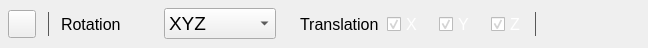
<?xml version="1.0" encoding="UTF-8"?>
<ui version="4.0">
 <class>GraphicalTransformationDlg</class>
 <widget class="QDialog" name="GraphicalTransformationDlg">
  <property name="geometry">
   <rect>
    <x>0</x>
    <y>0</y>
    <width>648</width>
    <height>48</height>
   </rect>
  </property>
  <property name="sizePolicy">
   <sizepolicy hsizetype="Minimum" vsizetype="Preferred">
    <horstretch>0</horstretch>
    <verstretch>0</verstretch>
   </sizepolicy>
  </property>
  <property name="maximumSize">
   <size>
    <width>648</width>
    <height>48</height>
   </size>
  </property>
  <property name="windowTitle">
   <string>Graphical Transformation</string>
  </property>
  <property name="styleSheet">
   <string notr="true">QDialog{border:0; background-color: #2B2B2B; border: 1px solid #585858; border-radius:2px;};</string>
  </property>
  <layout class="QHBoxLayout" name="horizontalLayout_6">
   <property name="spacing">
    <number>24</number>
   </property>
   <property name="leftMargin">
    <number>8</number>
   </property>
   <property name="topMargin">
    <number>6</number>
   </property>
   <property name="rightMargin">
    <number>8</number>
   </property>
   <property name="bottomMargin">
    <number>6</number>
   </property>
   <item>
    <layout class="QHBoxLayout" name="horizontalLayout_5">
     <property name="spacing">
      <number>12</number>
     </property>
     <item>
      <layout class="QHBoxLayout" name="horizontalLayout_2">
       <property name="spacing">
        <number>12</number>
       </property>
       <item>
        <widget class="QToolButton" name="pauseButton">
         <property name="sizePolicy">
          <sizepolicy hsizetype="Minimum" vsizetype="Preferred">
           <horstretch>0</horstretch>
           <verstretch>0</verstretch>
          </sizepolicy>
         </property>
         <property name="minimumSize">
          <size>
           <width>28</width>
           <height>28</height>
          </size>
         </property>
         <property name="maximumSize">
          <size>
           <width>28</width>
           <height>28</height>
          </size>
         </property>
         <property name="toolTip">
          <string>Pause segmentation</string>
         </property>
         <property name="statusTip">
          <string>Pause transformation (allow rotation/panning of 3D view)</string>
         </property>
         <property name="text">
          <string/>
         </property>
         <property name="iconSize">
          <size>
           <width>28</width>
           <height>28</height>
          </size>
         </property>
         <property name="checkable">
          <bool>true</bool>
         </property>
         <property name="checked">
          <bool>false</bool>
         </property>
         <property name="autoRaise">
          <bool>false</bool>
         </property>
        </widget>
       </item>
       <item>
        <widget class="QLabel" name="label_3">
         <property name="minimumSize">
          <size>
           <width>1</width>
           <height>0</height>
          </size>
         </property>
         <property name="maximumSize">
          <size>
           <width>1</width>
           <height>24</height>
          </size>
         </property>
         <property name="styleSheet">
          <string notr="true">background-color: rgb(88, 88, 88);</string>
         </property>
         <property name="text">
          <string/>
         </property>
        </widget>
       </item>
      </layout>
     </item>
     <item>
      <layout class="QHBoxLayout" name="horizontalLayout_4">
       <property name="spacing">
        <number>8</number>
       </property>
       <item>
        <widget class="QLabel" name="label">
         <property name="sizePolicy">
          <sizepolicy hsizetype="Minimum" vsizetype="Preferred">
           <horstretch>0</horstretch>
           <verstretch>0</verstretch>
          </sizepolicy>
         </property>
         <property name="font">
          <font>
           <pointsize>12</pointsize>
          </font>
         </property>
         <property name="styleSheet">
          <string notr="true">background-color: transparent;</string>
         </property>
         <property name="text">
          <string>Rotation</string>
         </property>
         <property name="alignment">
          <set>Qt::AlignLeading|Qt::AlignLeft|Qt::AlignVCenter</set>
         </property>
        </widget>
       </item>
       <item>
        <widget class="QComboBox" name="rotComboBox">
         <property name="sizePolicy">
          <sizepolicy hsizetype="Minimum" vsizetype="Fixed">
           <horstretch>0</horstretch>
           <verstretch>0</verstretch>
          </sizepolicy>
         </property>
         <property name="minimumSize">
          <size>
           <width>112</width>
           <height>28</height>
          </size>
         </property>
         <property name="font">
          <font>
           <pointsize>14</pointsize>
          </font>
         </property>
         <property name="layoutDirection">
          <enum>Qt::LeftToRight</enum>
         </property>
         <property name="styleSheet">
          <string notr="true">QComboBox{border-radius: 2px;border: 1px solid #989898;};</string>
         </property>
         <item>
          <property name="text">
           <string notr="true">XYZ</string>
          </property>
         </item>
         <item>
          <property name="text">
           <string notr="true">X</string>
          </property>
         </item>
         <item>
          <property name="text">
           <string notr="true">Y</string>
          </property>
         </item>
         <item>
          <property name="text">
           <string notr="true">Z</string>
          </property>
         </item>
         <item>
          <property name="text">
           <string>None</string>
          </property>
         </item>
        </widget>
       </item>
      </layout>
     </item>
    </layout>
   </item>
   <item>
    <layout class="QHBoxLayout" name="horizontalLayout_3">
     <property name="spacing">
      <number>12</number>
     </property>
     <property name="topMargin">
      <number>0</number>
     </property>
     <property name="rightMargin">
      <number>0</number>
     </property>
     <property name="bottomMargin">
      <number>0</number>
     </property>
     <item>
      <layout class="QHBoxLayout" name="horizontalLayout">
       <property name="spacing">
        <number>8</number>
       </property>
       <item>
        <widget class="QLabel" name="label_2">
         <property name="sizePolicy">
          <sizepolicy hsizetype="Minimum" vsizetype="Preferred">
           <horstretch>0</horstretch>
           <verstretch>0</verstretch>
          </sizepolicy>
         </property>
         <property name="minimumSize">
          <size>
           <width>0</width>
           <height>0</height>
          </size>
         </property>
         <property name="maximumSize">
          <size>
           <width>16777215</width>
           <height>28</height>
          </size>
         </property>
         <property name="font">
          <font>
           <pointsize>12</pointsize>
          </font>
         </property>
         <property name="styleSheet">
          <string notr="true">background-color: transparent;</string>
         </property>
         <property name="text">
          <string>Translation</string>
         </property>
        </widget>
       </item>
       <item>
        <layout class="QHBoxLayout" name="horizontalLayout_7">
         <property name="spacing">
          <number>20</number>
         </property>
         <item>
          <widget class="QCheckBox" name="TxCheckBox">
           <property name="sizePolicy">
            <sizepolicy hsizetype="Minimum" vsizetype="Fixed">
             <horstretch>0</horstretch>
             <verstretch>0</verstretch>
            </sizepolicy>
           </property>
           <property name="minimumSize">
            <size>
             <width>32</width>
             <height>20</height>
            </size>
           </property>
           <property name="maximumSize">
            <size>
             <width>32</width>
             <height>20</height>
            </size>
           </property>
           <property name="font">
            <font>
             <pointsize>12</pointsize>
            </font>
           </property>
           <property name="styleSheet">
            <string notr="true">QCheckBox
{
	color: #ffffff;
	/*font-family:&quot;Microsoft YaHei UI&quot;;*/
}

QCheckBox::indicator:checked 
{
  image: url(theme/qssimage/selected.png);
}

QCheckBox::indicator:unchecked
{
  image: url(theme/qssimage/unselected.png);
}

QCheckBox::indicator:checked:disabled
{
  image: url(theme/qssimage/Checkboxselectdisabled.png);
}

QCheckBox::indicator:unchecked:disabled
{
  image: url(theme/qssimage/Checkboxuncheckeddisabled.png);
}
/*QCheckBox背景透明设置------------------------------------------------------------------------------------------------------------------*/
QCheckBox[transparentbackgroundcheckbox]
{
    background-color:transparent;
}

QCheckBox#CaptureCbox
{
	color: #ffffff;
	background-color: #484848;	
    background-repeat: no-repeat;
	/*font-family:&quot;Microsoft YaHei UI&quot;;*/
}


/*QCheckBox部分-end------------------------------------------------------------------------------------------------------------------*/</string>
           </property>
           <property name="text">
            <string notr="true">X</string>
           </property>
           <property name="checked">
            <bool>true</bool>
           </property>
          </widget>
         </item>
         <item>
          <widget class="QCheckBox" name="TyCheckBox">
           <property name="sizePolicy">
            <sizepolicy hsizetype="Minimum" vsizetype="Fixed">
             <horstretch>0</horstretch>
             <verstretch>0</verstretch>
            </sizepolicy>
           </property>
           <property name="minimumSize">
            <size>
             <width>32</width>
             <height>20</height>
            </size>
           </property>
           <property name="maximumSize">
            <size>
             <width>32</width>
             <height>20</height>
            </size>
           </property>
           <property name="font">
            <font>
             <pointsize>12</pointsize>
            </font>
           </property>
           <property name="styleSheet">
            <string notr="true">QCheckBox
{
	color: #ffffff;
	/*font-family:&quot;Microsoft YaHei UI&quot;;*/
}

QCheckBox::indicator:checked 
{
  image: url(theme/qssimage/selected.png);
}

QCheckBox::indicator:unchecked
{
  image: url(theme/qssimage/unselected.png);
}

QCheckBox::indicator:checked:disabled
{
  image: url(theme/qssimage/Checkboxselectdisabled.png);
}

QCheckBox::indicator:unchecked:disabled
{
  image: url(theme/qssimage/Checkboxuncheckeddisabled.png);
}
/*QCheckBox背景透明设置------------------------------------------------------------------------------------------------------------------*/
QCheckBox[transparentbackgroundcheckbox]
{
    background-color:transparent;
}

QCheckBox#CaptureCbox
{
	color: #ffffff;
	background-color: #484848;	
    background-repeat: no-repeat;
	/*font-family:&quot;Microsoft YaHei UI&quot;;*/
}


/*QCheckBox部分-end------------------------------------------------------------------------------------------------------------------*/</string>
           </property>
           <property name="text">
            <string notr="true">Y</string>
           </property>
           <property name="checked">
            <bool>true</bool>
           </property>
          </widget>
         </item>
         <item>
          <widget class="QCheckBox" name="TzCheckBox">
           <property name="sizePolicy">
            <sizepolicy hsizetype="Minimum" vsizetype="Preferred">
             <horstretch>0</horstretch>
             <verstretch>0</verstretch>
            </sizepolicy>
           </property>
           <property name="minimumSize">
            <size>
             <width>32</width>
             <height>20</height>
            </size>
           </property>
           <property name="maximumSize">
            <size>
             <width>32</width>
             <height>20</height>
            </size>
           </property>
           <property name="font">
            <font>
             <pointsize>12</pointsize>
            </font>
           </property>
           <property name="styleSheet">
            <string notr="true">QCheckBox
{
	color: #ffffff;
	/*font-family:&quot;Microsoft YaHei UI&quot;;*/
}

QCheckBox::indicator:checked 
{
  image: url(theme/qssimage/selected.png);
}

QCheckBox::indicator:unchecked
{
  image: url(theme/qssimage/unselected.png);
}

QCheckBox::indicator:checked:disabled
{
  image: url(theme/qssimage/Checkboxselectdisabled.png);
}

QCheckBox::indicator:unchecked:disabled
{
  image: url(theme/qssimage/Checkboxuncheckeddisabled.png);
}
/*QCheckBox背景透明设置------------------------------------------------------------------------------------------------------------------*/
QCheckBox[transparentbackgroundcheckbox]
{
    background-color:transparent;
}

QCheckBox#CaptureCbox
{
	color: #ffffff;
	background-color: #484848;	
    background-repeat: no-repeat;
	/*font-family:&quot;Microsoft YaHei UI&quot;;*/
}


/*QCheckBox部分-end------------------------------------------------------------------------------------------------------------------*/</string>
           </property>
           <property name="text">
            <string notr="true">Z</string>
           </property>
           <property name="checked">
            <bool>true</bool>
           </property>
          </widget>
         </item>
        </layout>
       </item>
      </layout>
     </item>
     <item>
      <layout class="QHBoxLayout" name="horizontalLayout_8">
       <property name="spacing">
        <number>8</number>
       </property>
       <item>
        <layout class="QHBoxLayout" name="horizontalLayout_10">
         <property name="spacing">
          <number>12</number>
         </property>
         <item>
          <widget class="QLabel" name="label_4">
           <property name="sizePolicy">
            <sizepolicy hsizetype="Fixed" vsizetype="Fixed">
             <horstretch>0</horstretch>
             <verstretch>0</verstretch>
            </sizepolicy>
           </property>
           <property name="minimumSize">
            <size>
             <width>1</width>
             <height>0</height>
            </size>
           </property>
           <property name="maximumSize">
            <size>
             <width>1</width>
             <height>24</height>
            </size>
           </property>
           <property name="styleSheet">
            <string notr="true">background-color: rgb(88, 88, 88);</string>
           </property>
           <property name="text">
            <string/>
           </property>
          </widget>
         </item>
         <item>
          <layout class="QHBoxLayout" name="horizontalLayout_9">
           <property name="spacing">
            <number>4</number>
           </property>
           <item>
            <widget class="QToolButton" name="razButton">
             <property name="sizePolicy">
              <sizepolicy hsizetype="Minimum" vsizetype="Fixed">
               <horstretch>0</horstretch>
               <verstretch>0</verstretch>
              </sizepolicy>
             </property>
             <property name="minimumSize">
              <size>
               <width>28</width>
               <height>28</height>
              </size>
             </property>
             <property name="maximumSize">
              <size>
               <width>28</width>
               <height>28</height>
              </size>
             </property>
             <property name="toolTip">
              <string>Reset</string>
             </property>
             <property name="styleSheet">
              <string notr="true">QToolButton { box-shadow: none; };</string>
             </property>
             <property name="text">
              <string notr="true"/>
             </property>
             <property name="autoRaise">
              <bool>true</bool>
             </property>
            </widget>
           </item>
           <item>
            <widget class="QToolButton" name="okButton">
             <property name="sizePolicy">
              <sizepolicy hsizetype="Minimum" vsizetype="Expanding">
               <horstretch>0</horstretch>
               <verstretch>0</verstretch>
              </sizepolicy>
             </property>
             <property name="minimumSize">
              <size>
               <width>28</width>
               <height>28</height>
              </size>
             </property>
             <property name="maximumSize">
              <size>
               <width>28</width>
               <height>28</height>
              </size>
             </property>
             <property name="toolTip">
              <string>Save</string>
             </property>
             <property name="text">
              <string notr="true"/>
             </property>
             <property name="iconSize">
              <size>
               <width>30</width>
               <height>30</height>
              </size>
             </property>
             <property name="autoRaise">
              <bool>true</bool>
             </property>
            </widget>
           </item>
           <item>
            <widget class="QToolButton" name="cancelButton">
             <property name="sizePolicy">
              <sizepolicy hsizetype="Minimum" vsizetype="Expanding">
               <horstretch>0</horstretch>
               <verstretch>0</verstretch>
              </sizepolicy>
             </property>
             <property name="minimumSize">
              <size>
               <width>28</width>
               <height>28</height>
              </size>
             </property>
             <property name="maximumSize">
              <size>
               <width>28</width>
               <height>28</height>
              </size>
             </property>
             <property name="toolTip">
              <string>Close</string>
             </property>
             <property name="text">
              <string notr="true"/>
             </property>
             <property name="iconSize">
              <size>
               <width>30</width>
               <height>30</height>
              </size>
             </property>
             <property name="autoRaise">
              <bool>true</bool>
             </property>
            </widget>
           </item>
          </layout>
         </item>
        </layout>
       </item>
      </layout>
     </item>
    </layout>
   </item>
  </layout>
 </widget>
 <resources>
  <include location="../icons.qrc"/>
 </resources>
 <connections/>
</ui>
